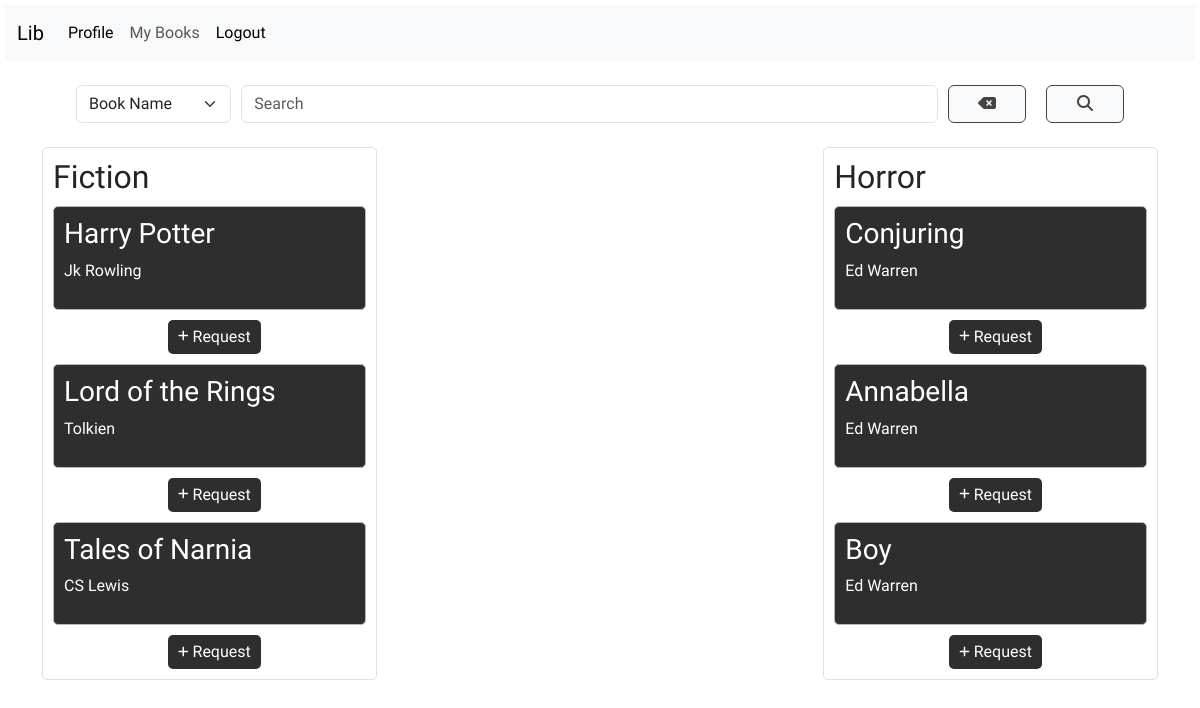
The app's page / (signed in) with its own data.
### models.py (models this page shows)
class Section(db.Model):
    id = db.Column(db.Integer,primary_key=True)
    name = db.Column(db.String[32],unique=True,nullable=False)
    date_created = db.Column(db.Date, nullable=False)
    desc = db.Column(db.String[512], nullable=True)
    books = db.relationship('Book',backref='section',lazy=True)

class Book(db.Model):
    id = db.Column(db.Integer,primary_key=True)
    title = db.Column(db.String[64], nullable=False)
    author = db.Column(db.String[64], nullable=False)
    section_id = db.Column(db.Integer, db.ForeignKey('section.id'),nullable=False)

### routes.py (the view, shortened to what this page needs)
@app.route('/')
@auth_required
def index():
    user = User.query.get(session['user_id'])
    if not user:
        flash('Invalid User.')
        return redirect(url_for('login'))
    if user.is_admin:
        return redirect(url_for('admin'))
    parameter = request.args.get('parameter')
    query = request.args.get('query')
    parameters = {'name':'Book Name','author':'Author','section':'Section Name'}
    if not parameter or not query:
        return render_template('index.html', user = user, sections = Section.query.all(), parameters = parameters)

### routes.py (called while the page is built)
def auth_required(func):
    @wraps(func)
    def inner(*args,**kwargs):
        if 'user_id' not in session:
            flash('Please Login.')
            return redirect(url_for('login'))
        return func(*args,**kwargs)
    return inner

### templates/index.html (shortened to what this page needs)
{% extends 'layout.html' %}
{% block content %}
{% include 'searchbar.html' with context%}
<div class="sections-list">
    {% for section in sections %}
        <div class="section">
            <h2>{{ section.name }}</h2>
            <div class="books-list">
                {% for book in section.books %}
                {% if (name and name.lower() in book.title.lower()) or (author and author.lower() in book.author.lower()) or (not name and not author)%}
                    <div class="book">
                        <h3>{{ book.title }}</h3>
                        <p>{{ book.author }}</p>
                    </div>
                    <div class="requests">
                        <form action="{{url_for('add_requests',book_id=book.id)}}" method="POST" class="book-requests">
                            <button type="submit">
                                <i class="fas fa-plus fa-xs"></i>
                                Request
                            </button>
                        </form>
                    </div>
                {% endif %}
                {% endfor %}
            </div>
        </div>
    {% endfor %}
</div>
{% endblock %}

### templates/layout.html (style rules this page uses)
body { margin: 5px 5px; padding: 0; font-family: 'Kaushan Script', cursive; background-image: url('background/lib.jpg'); background-attachment: fixed; background-repeat: no-repeat; background-size: cover; }

### templates/index.html (style rules this page uses)
.sections-list { display: flex; flex-wrap: wrap; justify-content: space-between; }
.section { width: 30%; margin-bottom: 20px; padding: 10px; border: 1px solid #e0e0e0; border-radius: 5px; }
.books-list { margin-top: 10px; }
.book { margin-bottom: 10px; margin-top: 10px; padding: 10px; border: 1px solid #b9b9b9; background-color: #2e2e2e; color: white; border-radius: 5px; }
.requests { display: flex; justify-content: flex-end; }
.book-requests button { background-color: #2e2e2e; color: white; border: none; border-radius: 5px; padding: 5px 10px; }

### templates/searchbar.html (style rules this page uses)
form { width: 100%; display: flex; flex-direction: row; justify-content: center; align-items: center; }
button { margin-left: 10px; }

### records on screen
Section: name "Fiction"
Book: title "Harry Potter", author "Jk Rowling"
Book: title "Lord of the Rings", author "Tolkien"
Book: title "Tales of Narnia", author "CS Lewis"
Section: name "Horror"
Book: title "Conjuring", author "Ed Warren"
Book: title "Annabella", author "Ed Warren"
Book: title "Boy", author "Ed Warren"

### other values on screen
form field parameter "Book Name"
